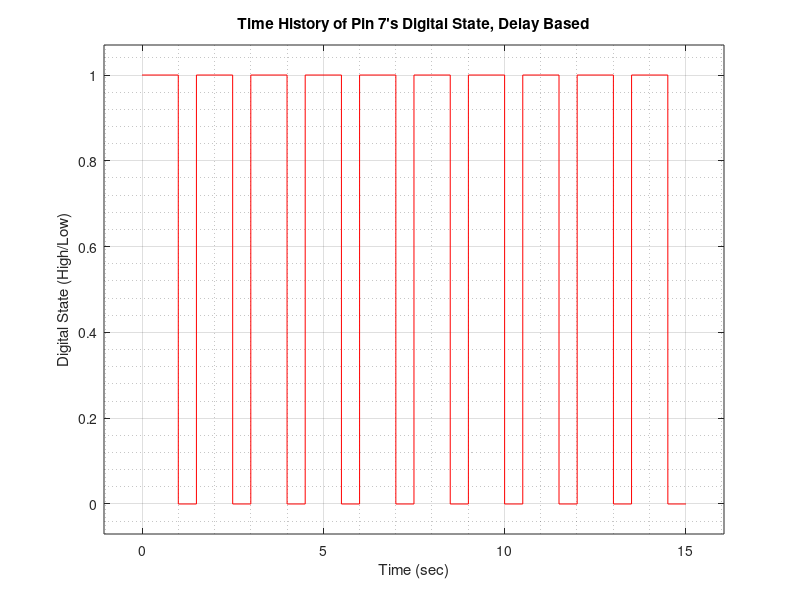

Here is the MATLAB script that generated this plot:
fileID = fopen('delay_data.txt','r');
formatSpec = '%d %d';
sizeA = [2 Inf];
A = fscanf(fileID,formatSpec,sizeA);
fclose(fileID);
n=size(A);
t=A(1,1:n(2))/1000;
x=A(2,1:n(2));
figure()
plot(t,x,'r-')
title("Time History of Pin 7's Digital State, Delay Based")
xlabel("Time (sec)")
ylabel("Digital State (High/Low)")
grid on;
grid minor; 
axis padded;